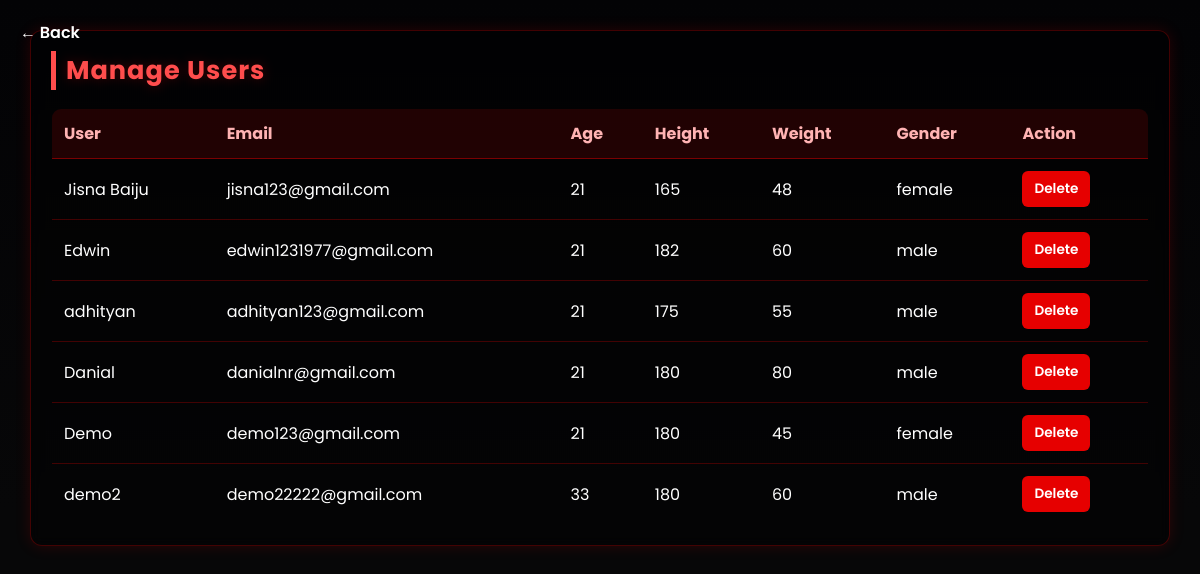
The page /userlist/ on the database its author committed.
### aifitnesscoach_app/models.py (models this page shows)
class Register(models.Model):
    name=models.CharField(max_length=100,null=True,blank=True)
    email=models.EmailField(null=True,blank=True,unique=True)
    age=models.IntegerField(null=True,blank=True)
    gender=models.CharField(max_length=10,null=True,blank=True)
    height=models.IntegerField(null=True,blank=True)
    weight=models.IntegerField(null=True,blank=True)
    image=models.FileField(upload_to="profile_image/",null=True,blank=True)
    password=models.CharField(max_length=30,null=True,blank=True)
    FITNESS_CHOICES=[
        ('musclebuilding','musclebuilding'),
        ('weightloss','weightloss'),
        ('weightgain','weightgain'),
        ('bodybuilding','bodybuilding'),
        ('fitness','fitness'),
    ]
    fitnessgoal=models.CharField(max_length=30,null=True,blank=True,choices=FITNESS_CHOICES)
    loggedin_at=models.DateTimeField(auto_now_add=True,null=True)
    subscription_plan = models.ForeignKey(
        Subscriptionplan,
        on_delete=models.SET_NULL,
        null=True,
        blank=True
    )

### aifitnesscoach_app/views.py (the view)
# urls.py: path('userlist/',views.userlist,name="userlist"),
def userlist(request):
    users=models.Register.objects.all()
    return render(request,'userlist.html',{'users':users})

### aifitnesscoach_app/templates/userlist.html (shortened to what this page needs)
<!DOCTYPE html>
<html lang="en">
<head>
</head>
<body>
    <a href="/adminhome/" class="back-btn">← Back</a>
    <section id="manage-users">
        <h3>Manage Users</h3>
        <table>
          <thead>
            <tr>
              <th>User</th>
              <th>Email</th>
              <th>Age</th>
              <th>Height</th>
              <th>Weight</th>
              <th>Gender</th>
              <th>Action</th>
            </tr>
          </thead>
          <tbody>
            {% for user in users %}
            <tr>
              <td>{{user.name}}</td>
              <td>{{user.email}}</td>
              <td>{{user.age}}</td>
              <td>{{user.height}}</td>
              <td>{{user.weight}}</td>
              <td>{{user.gender}}</td>
              <td>
                <a class="btn-delete" onclick="return confirm('Are you Sure?');" href="/deleteuser/{{ user.id }}">
                    Delete
                </a>
              </td>
            </tr>
            {% endfor %}
          </tbody>
        </table>
    </section>
</body>
</html>

### aifitnesscoach_app/templates/userlist.html (style rules this page uses)
:root { --bg-dark: #060507; --panel: rgba(12,12,12,0.92); --accent: #ff2b2b; --accent-2: #ff6b6b; --muted: rgba(255,255,255,0.75); --glass-blur: 10px; --sidebar-w: 260px; --radius: 12px; }
* { box-sizing: border-box; margin:0; padding:0; }
html,body { height:100%; font-family:'Poppins',sans-serif; background: linear-gradient(180deg,#030305 0%, #070708 60%); color:#fff; }
#manage-users { border: 1px solid rgba(255,0,0,0.25); box-shadow: 0 0 15px rgba(255,0,0,0.15); border-radius: 12px; padding: 20px; width: 95%; margin: 30px auto; background: rgba(0,0,0,0.35); backdrop-filter: blur(6px); }
#manage-users h3 { font-size: 1.6rem; font-weight: 700; color: #ff4d4d; text-shadow: 0 0 12px rgba(255, 0, 0, 0.25); margin-bottom: 18px; letter-spacing: 1px; border-left: 5px solid #ff4d4d; padding-left: 10px; }
table { width: 100%; border-collapse: collapse; border: 1px solid rgba(255,0,0,0.4); border-radius: 10px; overflow: hidden; }
thead th { background: rgba(255,0,0,0.12); padding: 12px; border-bottom: 1px solid rgba(255,0,0,0.4); text-align: left; color: #ffb3b3; }
tbody td { padding: 12px; border-bottom: 1px solid rgba(255,0,0,0.25); }
tr:last-child td { border-bottom: none; }
.btn-delete { padding: 8px 12px; background: #e60000; color: white; border-radius: 6px; font-size: 0.85rem; font-weight: 600; border: none; text-decoration: none; display: inline-block; transition: 0.15s; }
.back-btn { position: fixed; top: 20px; left: 20px; z-index: 1000; color: white; text-decoration: none; font-weight: 600; font-size: 1rem; display: flex; align-items: center; gap: 6px; }

### rows shown on the page
Register: name "Jisna Baiju", email "jisna123@gmail.com", age "21", height "165", weight "48", gender "female"
Register: name "Edwin", email "edwin1231977@gmail.com", age "21", height "182", weight "60", gender "male"
Register: name "adhityan", email "adhityan123@gmail.com", age "21", height "175", weight "55", gender "male"
Register: name "Danial", email "danialnr@gmail.com", age "21", height "180", weight "80", gender "male"
Register: name "Demo", email "demo123@gmail.com", age "21", height "180", weight "45", gender "female"
Register: name "demo2", email "demo22222@gmail.com", age "33", height "180", weight "60", gender "male"
